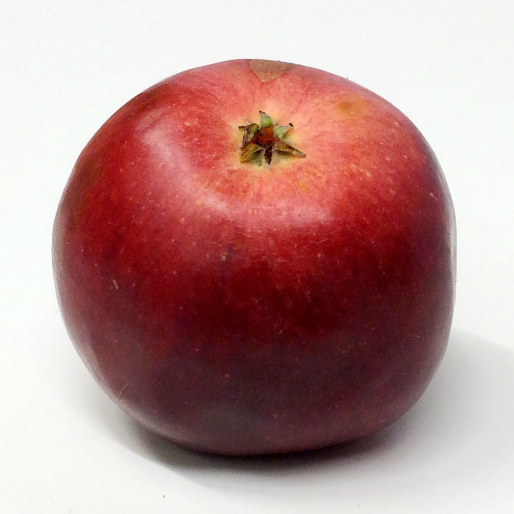
#> input picture Alice_(apple).jpg, 1028 x 1028 px (shown at 1/2 size); its folder holds 2 pictures in this run
$ python Jabuka.py
#> lines starting #> are read from the running program, lines starting #| are printed output that depends on the picture
import cv2
import numpy as np
from PIL import Image, ImageOps
import matplotlib.pyplot as plt
import timeit
import os


def calculate_target_size(img_size: int, kernel_size: int) -> int:
    num_pixels = 0

    for i in range(img_size):
        added = i + kernel_size
        if added <= img_size:
            num_pixels += 1

    return num_pixels


def convolve(img: np.array, kernel: np.array) -> np.array:
    tgt_size = calculate_target_size(
        img_size=img.shape[0],
        kernel_size=kernel.shape[0]
    )

    k = kernel.shape[0]

    # tablica tylko 2D
    convolved_img = np.zeros(shape=(tgt_size, tgt_size))

    for i in range(tgt_size): #wiersze
        for j in range(tgt_size):  # kolumny
            mat = img[i:i+k, j:j+k]
            convolved_img[i, j]=multiply_add(mat, kernel)
    return convolved_img


def multiply_add(A,B):
    if  A.shape[1] == B.shape[0]:
        sum =0

        rows = A.shape[0]
        cols = B.shape[1]
        for row in range(rows):
            for col in range(cols):
                sum += A[row, col] * B[row, col]

        return sum
    else:
        pass


def rgb_convolve(im1: np.array, kernel: np.array):
    im2_size = calculate_target_size(im1.shape[0],kernel.shape[0])
    im2 = np.zeros((im2_size, im2_size, 3))
    for dim in range(im1.shape[-1]):  # loop over rgb channels
        im2[:, :, dim] = convolve(img=im1[:,:,dim], kernel = kernel)

    im2 = im2.astype(np.uint8)
    return im2


def rgb_cut(im1: np.array):
    img_size = im1.shape[0]
    new_img_size = img_size//2

    new_img = np.zeros((new_img_size,new_img_size,3))

    for dim in range(im1.shape[-1]):
        for id_row in range(0,new_img_size):
            for id_col in range(0,new_img_size):
                img_row = id_row*2+1
                img_col = id_col*2+1
                new_img[id_row,id_col,dim] = im1[img_row,img_col,dim]

    return new_img

def rgb_add(im1:np.array):
    img_size = im1.shape[0]
    new_img_size = img_size*2

    new_img = np.zeros((new_img_size,new_img_size,3))

    for dim in range(im1.shape[-1]):
        for id_row in range(0,img_size):
            for id_col in range(0,img_size):
                img_row = id_row*2+1
                img_col = id_col*2+1
                new_img[img_row,img_col,dim] = im1[id_row,id_col,dim]

    return new_img


def img_pyramids():
    path = './'
    files = os.listdir(path)

    for f in files:
        if f.endswith(".jpg"):
            apple_path = f
        if f.endswith(".jpeg"):
            orange_path = f

    apple = cv2.imread(apple_path)
#> apple is the input picture: shape (1028, 1028, 3); mean B, G, R 142.7, 145.1, 183.5

    orange = cv2.imread(orange_path)
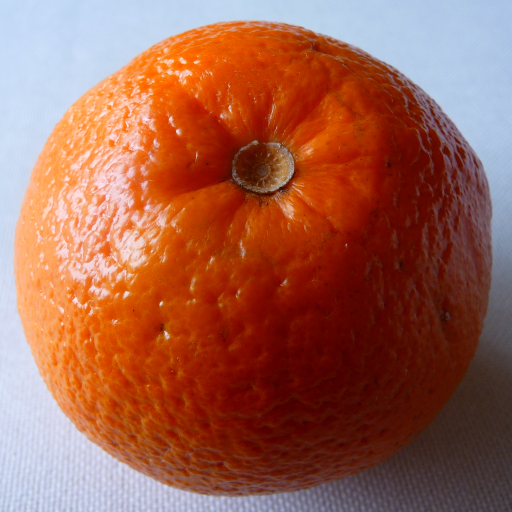
#> input picture Orange_ungeschältl.jpeg, 1024 x 1024 px (shown at 1/2 size)
#> orange is the input picture: shape (1024, 1024, 3); mean B, G, R 80, 97.7, 159.3

    apple = cv2.resize(apple,(512,512))
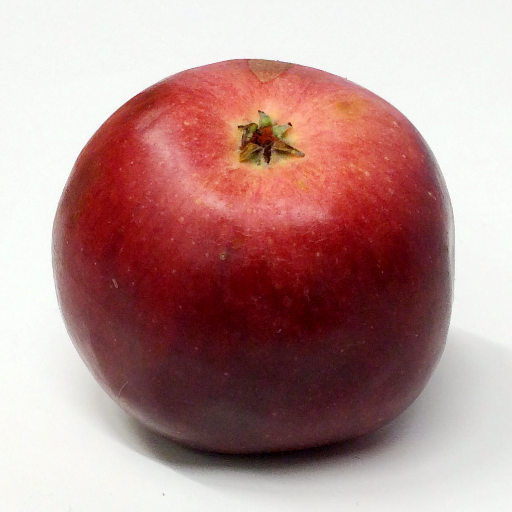
#> apple: shape (512, 512, 3); mean B, G, R 142.6, 145, 183.4
    orange = cv2.resize(orange,(512,512))
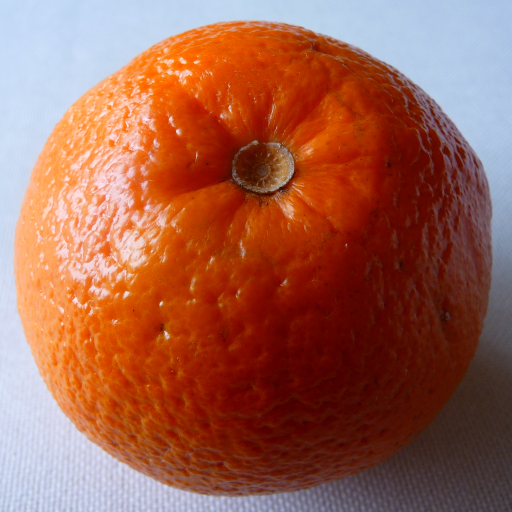
#> orange: shape (512, 512, 3); mean B, G, R 80.1, 97.9, 159.4

    cv2.imshow('jablko',apple)
    cv2.imshow('pomarancza',orange)


    blur = np.array([
        [1, 4, 6, 4, 1],
        [4, 16, 24, 16, 4],
        [6, 24, 36, 24, 6],
        [4, 16, 24, 16, 4],
        [1, 4, 6, 4, 1]
    ])

    blur = blur*1/256
    blur_laplace = blur*4


    # rozmazane jabluszko
    for iter in range(0,2):
        apple_blured = rgb_convolve(im1=np.array(apple),kernel = blur)
        apple_cut= rgb_cut(apple_blured)
        apple= apple_cut

    apple= rgb_convolve(im1=np.array(apple_cut),kernel = blur)

    for iter in range(0,2):
        apple_add = rgb_add(apple)
        apple_laplace = rgb_convolve(im1=np.array(apple_add),kernel = blur_laplace)
        apple = apple_laplace

    cv2.imshow('laplacowe jabluszko', apple)
    filename = 'gaussowe_jabluszko.jpg'
    #cv2.imwrite(filename, apple)

    #rozmazana pomarancza
    for iter in range(0,2):
        orange_blured = rgb_convolve(im1=np.array(orange),kernel = blur)
        orange_cut= rgb_cut(orange_blured)
        orange= orange_cut

    orange= rgb_convolve(im1=np.array(orange_cut),kernel = blur)

    for iter in range(0,2):
        orange_add = rgb_add(orange)
        orange_laplace = rgb_convolve(im1=np.array(orange_add),kernel = blur_laplace)
        orange = orange_laplace

    cv2.imshow('laplacowa pomaranczka', orange)
    filename = 'pomaranczka.jpg'

    # pomaranczka zmniejszamy jej wymiary o 100 po czym dodajemy u gory i na dole kolumny w kolorze tla o 50
    blur_size = orange.shape[0]

    #jabukowapomaranczka
    apple_orange = np.hstack((apple[:,:blur_size//2],orange[:,blur_size//2:]))
    cv2.imshow('jabukopomaranczka', apple_orange)


#> (the run stopped early here; a loop or call above may not have finished)
